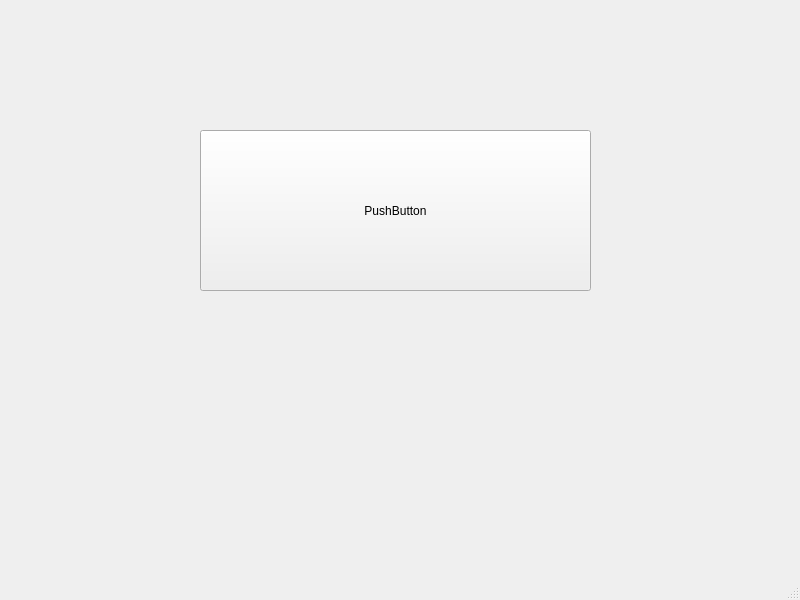
<?xml version="1.0" encoding="UTF-8"?>
<ui version="4.0">
 <class>MainWindow</class>
 <widget class="QMainWindow" name="MainWindow">
  <property name="geometry">
   <rect>
    <x>0</x>
    <y>0</y>
    <width>800</width>
    <height>600</height>
   </rect>
  </property>
  <property name="windowTitle">
   <string>MainWindow</string>
  </property>
  <widget class="QWidget" name="centralwidget">
   <widget class="QPushButton" name="pushButton">
    <property name="geometry">
     <rect>
      <x>200</x>
      <y>130</y>
      <width>391</width>
      <height>161</height>
     </rect>
    </property>
    <property name="text">
     <string>PushButton</string>
    </property>
   </widget>
  </widget>
  <widget class="QMenuBar" name="menubar">
   <property name="geometry">
    <rect>
     <x>0</x>
     <y>0</y>
     <width>800</width>
     <height>26</height>
    </rect>
   </property>
  </widget>
  <widget class="QStatusBar" name="statusbar"/>
 </widget>
 <resources/>
 <connections/>
</ui>
